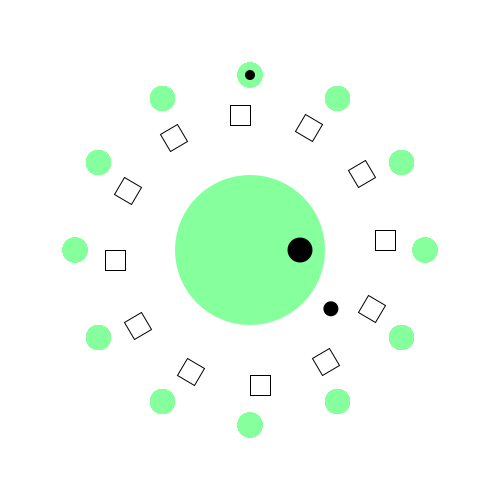
Frame 1 (no input)
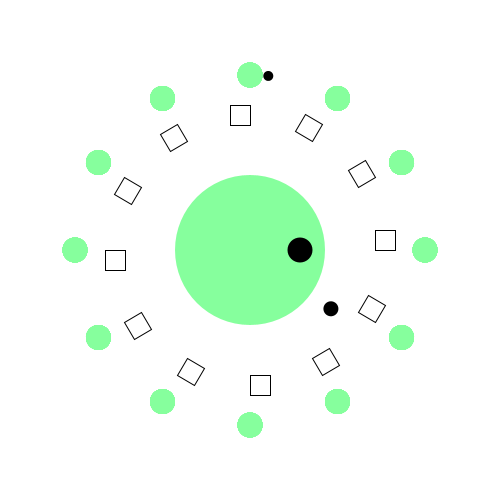
Frame 60 (the mouse pressed at the canvas centre just before this capture)
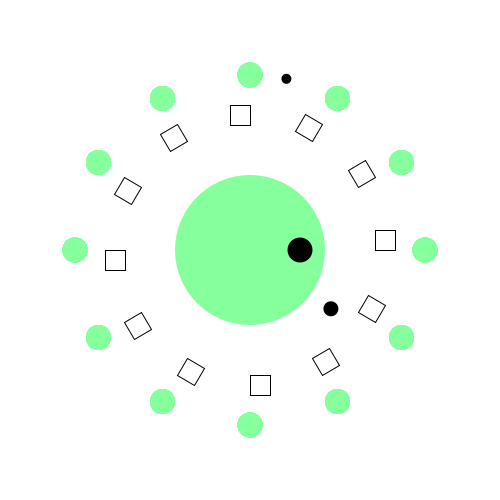
Frame 120 (the mouse held since frame 60 and released just before this capture)

The Processing sketch that drew these frames (run headless with seeded random() and noise(); from frame 60 on, the mouse is pressed at the canvas centre):

// Processing sketch: processing_120192
// ── processing_120192.pde


void setup()
{
  size(500, 500);
  background(255); 
}

void draw()
{
background(255); 

translate(width/2, height/2);
pushMatrix(); 
  noStroke();
  fill(134, 255, 157);
  ellipse(0, 0, 150, 150);
  popMatrix(); 
  
  for (int y=0; y<360; y+=30) {
    pushMatrix();
    rotate(radians(y)); 
    translate(0, 125); 
    noFill(); 
    stroke(0); 
    rect(0, 0, 20, 20); 
    popMatrix(); 
 
  
  for (int x=0; x<360; x+=30) {
    pushMatrix();
    rotate(radians(x)); 
    translate(0, 175);
    fill(134, 255, 157);
    noStroke();
    ellipse(0, 0, 25, 25); 
    popMatrix(); 
  }
  }


float sec = map(second(), 0, 60, 0, 360); 
pushMatrix();
rotate(radians(sec));
translate(0, -175); 
noStroke(); 
fill(0);
ellipse(0, 0, 10, 10); 
popMatrix();


float min = map(minute(), 0, 60, 0, 360);
pushMatrix();
rotate(radians(min)); 
translate(0, -100); 
noStroke();
fill(0);
ellipse(0, 0, 15, 15);
popMatrix();


float h = map(hour(), 0, 12, 0, 360);
pushMatrix(); 
rotate(radians(h)); 
translate(0, -50); 
noStroke(); 
fill(0); 
ellipse(0, 0, 25, 25); 
popMatrix(); 

}
